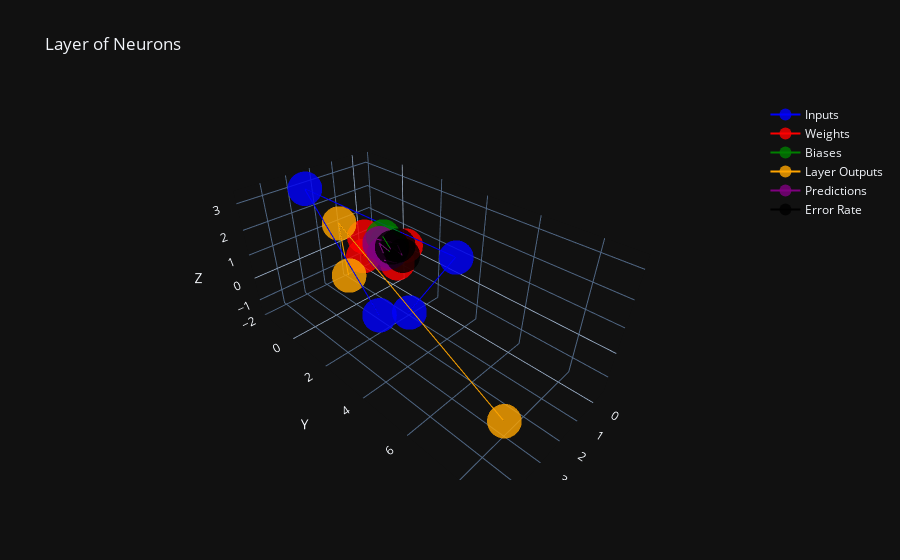

Source (notebook cell):
### Code cell
from plotly import graph_objects as go

# Create 3D scatter plot
fig = go.Figure()
fig.add_trace(
    go.Scatter3d(
        x=inputs[0], y=inputs[1], z=inputs[2], mode='lines+markers', 
        marker=dict(size=12, color='blue', opacity=0.8), name='Inputs'
    ))
fig.add_trace(
    go.Scatter3d(
        x=weights[0], y=weights[1], z=weights[2], mode='lines+markers', 
        marker=dict(size=12, color='red', opacity=0.8), name='Weights'
    ))
fig.add_trace(
    go.Scatter3d(
        x=biases, y=biases, z=biases, mode='lines+markers', 
        marker=dict(size=12, color='green', opacity=0.8), name='Biases'
    ))
fig.add_trace(
    go.Scatter3d(
        x=layer_outputs[0], y=layer_outputs[1], z=layer_outputs[2], mode='lines+markers', 
        marker=dict(size=12, color='orange', opacity=0.8), name='Layer Outputs'
    ))
fig.add_trace(
    go.Scatter3d(
        x=predictions[0], y=predictions[1], z=predictions[2], mode='lines+markers', 
        marker=dict(size=12, color='purple', opacity=0.8), name='Predictions'
    ))
fig.add_trace(
    go.Scatter3d(
        x=error_rate[0], y=error_rate[1], z=error_rate[2], mode='lines+markers', 
        marker=dict(size=12, color='black', opacity=0.8), name='Error Rate'
    ))
fig.update_layout(title='Layer of Neurons', scene=dict(xaxis_title='X', yaxis_title='Y', zaxis_title='Z'))
fig.show()

### Figure 1 — Plotly figure (JSON) as saved in the notebook; plotly's stock layout.template omitted (floating-point values rounded to 4 significant figures)
{"data": [{"marker": {"color": "blue", "opacity": 0.8, "size": 12}, "mode": "lines+markers", "name": "Inputs", "x": [1.0, 2.0, 3.0, 2.5], "y": [2.0, 5.0, -1.0, 2.0], "z": [-1.5, 2.7, 3.3, -0.8], "type": "scatter3d"}, {"marker": {"color": "red", "opacity": 0.8, "size": 12}, "mode": "lines+markers", "name": "Weights", "x": [0.2, 0.8, -0.5, 1.0], "y": [0.5, -0.91, 0.26, -0.5], "z": [-0.26, -0.27, 0.17, 0.87], "type": "scatter3d"}, {"marker": {"color": "green", "opacity": 0.8, "size": 12}, "mode": "lines+markers", "name": "Biases", "x": [2.0, 3.0, 0.5], "y": [2.0, 3.0, 0.5], "z": [2.0, 3.0, 0.5], "type": "scatter3d"}, {"marker": {"color": "orange", "opacity": 0.8, "size": 12}, "mode": "lines+markers", "name": "Layer Outputs", "x": [4.8, 1.21, 2.385], "y": [8.9, -1.81, 0.2], "z": [1.41, 1.051, 0.026], "type": "scatter3d"}, {"marker": {"color": "purple", "opacity": 0.8, "size": 12}, "mode": "lines+markers", "name": "Predictions", "x": [0.9918, 0.7703, 0.9157], "y": [0.9999, 0.1406, 0.5498], "z": [0.8038, 0.741, 0.5065], "type": "scatter3d"}, {"marker": {"color": "black", "opacity": 0.8, "size": 12}, "mode": "lines+markers", "name": "Error Rate", "x": [0.008163, 0.2297, 0.08432], "y": [0.0001364, 0.8594, 0.4502], "z": [0.1962, 0.259, 0.4935], "type": "scatter3d"}], "layout": {"title": {"text": "Layer of Neurons"}, "scene": {"xaxis": {"title": {"text": "X"}}, "yaxis": {"title": {"text": "Y"}}, "zaxis": {"title": {"text": "Z"}}}}}
